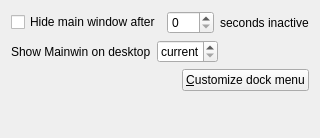
<ui version="4.0" >
 <class>DockCfgBase</class>
 <widget class="QWidget" name="DockCfgBase" >
  <property name="geometry" >
   <rect>
    <x>0</x>
    <y>0</y>
    <width>313</width>
    <height>138</height>
   </rect>
  </property>
  <property name="windowTitle" >
   <string></string>
  </property>
  <layout class="QVBoxLayout" >
   <property name="margin" >
    <number>11</number>
   </property>
   <property name="spacing" >
    <number>6</number>
   </property>
   <item>
    <layout class="QHBoxLayout" >
     <property name="margin" >
      <number>0</number>
     </property>
     <property name="spacing" >
      <number>6</number>
     </property>
     <item>
      <widget class="QCheckBox" name="chkAutoHide" >
       <property name="text" >
        <string>Hide main window after</string>
       </property>
      </widget>
     </item>
     <item>
      <widget class="QSpinBox" name="spnAutoHide" >
       <property name="maximum" >
        <number>999</number>
       </property>
      </widget>
     </item>
     <item>
      <widget class="QLabel" name="TextLabel1" >
       <property name="text" >
        <string>seconds inactive</string>
       </property>
       <property name="wordWrap" >
        <bool>false</bool>
       </property>
      </widget>
     </item>
     <item>
      <spacer>
       <property name="orientation" >
        <enum>Qt::Horizontal</enum>
       </property>
       <property name="sizeType" >
        <enum>QSizePolicy::Expanding</enum>
       </property>
       <property name="sizeHint" >
        <size>
         <width>20</width>
         <height>20</height>
        </size>
       </property>
      </spacer>
     </item>
    </layout>
   </item>
   <item>
    <layout class="QHBoxLayout" >
     <property name="margin" >
      <number>0</number>
     </property>
     <property name="spacing" >
      <number>6</number>
     </property>
     <item>
      <widget class="QLabel" name="TextLabel1_2" >
       <property name="text" >
        <string>Show Mainwin on desktop</string>
       </property>
       <property name="wordWrap" >
        <bool>false</bool>
       </property>
      </widget>
     </item>
     <item>
      <widget class="QSpinBox" name="spn_desk" >
       <property name="specialValueText" >
        <string>current</string>
       </property>
       <property name="maximum" >
        <number>999</number>
       </property>
       <property name="minimum" >
        <number>0</number>
       </property>
       <property name="value" >
        <number>0</number>
       </property>
      </widget>
     </item>
     <item>
      <spacer>
       <property name="orientation" >
        <enum>Qt::Horizontal</enum>
       </property>
       <property name="sizeType" >
        <enum>QSizePolicy::Expanding</enum>
       </property>
       <property name="sizeHint" >
        <size>
         <width>20</width>
         <height>20</height>
        </size>
       </property>
      </spacer>
     </item>
    </layout>
   </item>
   <item>
    <layout class="QHBoxLayout" >
     <property name="margin" >
      <number>0</number>
     </property>
     <property name="spacing" >
      <number>6</number>
     </property>
     <item>
      <spacer>
       <property name="orientation" >
        <enum>Qt::Horizontal</enum>
       </property>
       <property name="sizeType" >
        <enum>QSizePolicy::Expanding</enum>
       </property>
       <property name="sizeHint" >
        <size>
         <width>20</width>
         <height>20</height>
        </size>
       </property>
      </spacer>
     </item>
     <item>
      <widget class="QPushButton" name="btnCustomize" >
       <property name="text" >
        <string>&amp;Customize dock menu</string>
       </property>
      </widget>
     </item>
    </layout>
   </item>
   <item>
    <spacer>
     <property name="orientation" >
      <enum>Qt::Vertical</enum>
     </property>
     <property name="sizeType" >
      <enum>QSizePolicy::Expanding</enum>
     </property>
     <property name="sizeHint" >
      <size>
       <width>20</width>
       <height>20</height>
      </size>
     </property>
    </spacer>
   </item>
  </layout>
 </widget>
 <resources/>
 <connections/>
</ui>
